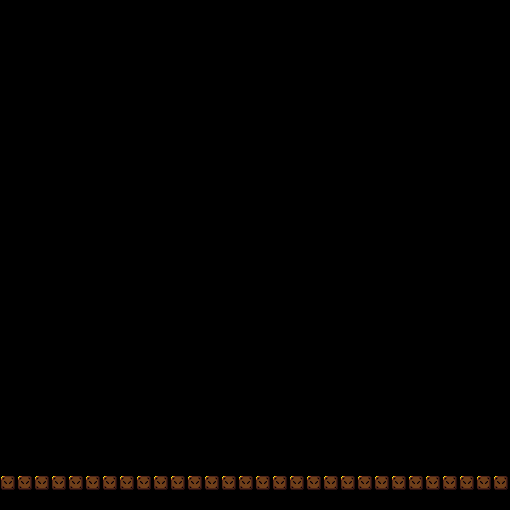

Below is a game level as drawn by its tile map, then a one-line description and the .tmx that defines it (tile-layer data replaced by summaries):
An orthogonal 30x30 tile map with 17x17 px tiles, 3 tile layers (background, destructable, solid).

<map version="1.0" orientation="orthogonal" width="30" height="30" tilewidth="17" tileheight="17">
 <tileset firstgid="1" name="5b8mj9" tilewidth="17" tileheight="17">
  <image source="5b8mj9.png" trans="3151f3" width="407" height="271" />
 </tileset>
 <layer name="background" width="30" height="30">
  <data>[900 cells, 0 non-empty, 0 distinct tile ids]</data>
 </layer>
 <layer name="destructable" width="30" height="30">
  <data>[900 cells, 0 non-empty, 0 distinct tile ids]</data>
 </layer>
 <layer name="solid" width="30" height="30">
  <data>[900 cells, 30 non-empty, 1 distinct tile ids]</data>
 </layer>
</map>
